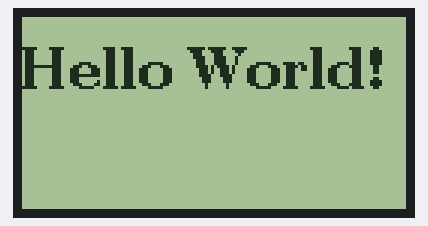
This sketch was run on a simulated Arduino Uno, built with avr-gcc and run on an emulated ATmega328P. Shown: 128×64 one-colour display.

Above: at 0.1 s.

The sketch:

LCD-ST7920-128X64.ino
```cpp
#include <Arduino.h>
#include <U8g2lib.h>
#include <SPI.h>
#include <Wire.h>

// LCD
int SCKPIN = 10, CSPIN = 13;
int TXPIN = 11; // MOSI
int RXPIN = 12; // MISO

U8G2_ST7920_128X64_F_SW_SPI u8g2(U8G2_R0, SCKPIN, TXPIN, CSPIN);

void setup(void) {
  u8g2.begin();
}

void loop(void) {
  u8g2.firstPage();
  do {
    u8g2.setFont(u8g2_font_ncenB14_tr);
    u8g2.drawStr(0,24,"Hello World!");
  } while ( u8g2.nextPage() );
}
```
